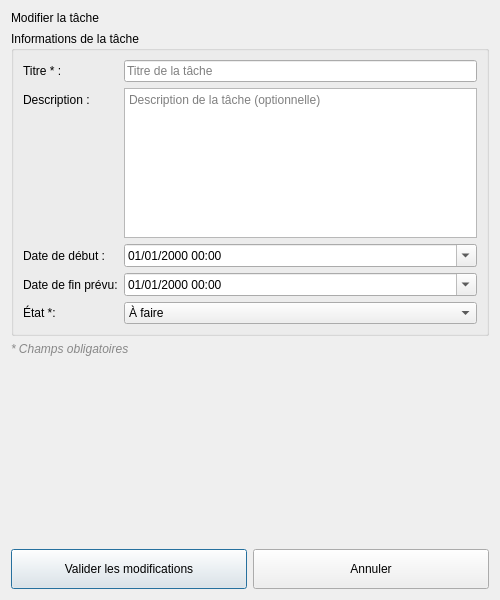
<?xml version="1.0" encoding="UTF-8"?>
<ui version="4.0">
 <class>DialogEditionTache</class>
 <widget class="QDialog" name="DialogEditionTache">
  <property name="geometry">
   <rect>
    <x>0</x>
    <y>0</y>
    <width>500</width>
    <height>600</height>
   </rect>
  </property>
  <property name="windowTitle">
   <string>Modifier la tâche</string>
  </property>
  <layout class="QVBoxLayout" name="verticalLayout">
   <item>
    <widget class="QLabel" name="titleLabel">
     <property name="text">
      <string>Modifier la tâche</string>
     </property>
    </widget>
   </item>
   <item>
    <widget class="QGroupBox" name="groupBoxFormulaire">
     <property name="title">
      <string>Informations de la tâche</string>
     </property>
     <layout class="QFormLayout" name="formLayout">
      <item row="0" column="0">
       <widget class="QLabel" name="label_titre">
        <property name="text">
         <string>Titre * :</string>
        </property>
       </widget>
      </item>
      <item row="0" column="1">
       <widget class="QLineEdit" name="input_titre">
        <property name="placeholderText">
         <string>Titre de la tâche</string>
        </property>
       </widget>
      </item>
      <item row="1" column="0">
       <widget class="QLabel" name="label_description">
        <property name="text">
         <string>Description :</string>
        </property>
       </widget>
      </item>
      <item row="1" column="1">
       <widget class="QPlainTextEdit" name="input_description">
        <property name="minimumSize">
         <size>
          <width>0</width>
          <height>100</height>
         </size>
        </property>
        <property name="maximumSize">
         <size>
          <width>16777215</width>
          <height>150</height>
         </size>
        </property>
        <property name="placeholderText">
         <string>Description de la tâche (optionnelle)</string>
        </property>
       </widget>
      </item>
      <item row="2" column="0">
       <widget class="QLabel" name="label_date_debut">
        <property name="text">
         <string>Date de début :</string>
        </property>
       </widget>
      </item>
      <item row="2" column="1">
       <widget class="QDateTimeEdit" name="input_date_debut">
        <property name="displayFormat">
         <string>dd/MM/yyyy HH:mm</string>
        </property>
        <property name="calendarPopup">
         <bool>true</bool>
        </property>
       </widget>
      </item>
      <item row="3" column="0">
       <widget class="QLabel" name="label_date_fin">
        <property name="text">
         <string>Date de fin prévu:</string>
        </property>
       </widget>
      </item>
      <item row="3" column="1">
       <widget class="QDateTimeEdit" name="input_date_fin">
        <property name="displayFormat">
         <string>dd/MM/yyyy HH:mm</string>
        </property>
        <property name="calendarPopup">
         <bool>true</bool>
        </property>
       </widget>
      </item>
      <item row="4" column="0">
       <widget class="QLabel" name="label_etat">
        <property name="text">
         <string>État *:</string>
        </property>
       </widget>
      </item>
      <item row="4" column="1">
       <widget class="QComboBox" name="input_etat">
        <item>
         <property name="text">
          <string>À faire</string>
         </property>
        </item>
        <item>
         <property name="text">
          <string>En cours</string>
         </property>
        </item>
        <item>
         <property name="text">
          <string>Réalisé</string>
         </property>
        </item>
        <item>
         <property name="text">
          <string>Abandonné</string>
         </property>
        </item>
        <item>
         <property name="text">
          <string>En attente</string>
         </property>
        </item>
       </widget>
      </item>
     </layout>
    </widget>
   </item>
   <item>
    <widget class="QLabel" name="label_info">
     <property name="styleSheet">
      <string notr="true">font-style: italic; color: #888;</string>
     </property>
     <property name="text">
      <string>* Champs obligatoires</string>
     </property>
    </widget>
   </item>
   <item>
    <spacer name="verticalSpacer">
     <property name="orientation">
      <enum>Qt::Orientation::Vertical</enum>
     </property>
     <property name="sizeHint" stdset="0">
      <size>
       <width>20</width>
       <height>40</height>
      </size>
     </property>
    </spacer>
   </item>
   <item>
    <layout class="QHBoxLayout" name="horizontalLayout">
     <item>
      <widget class="QPushButton" name="btnValider">
       <property name="minimumSize">
        <size>
         <width>0</width>
         <height>40</height>
        </size>
       </property>
       <property name="text">
        <string>Valider les modifications</string>
       </property>
      </widget>
     </item>
     <item>
      <widget class="QPushButton" name="btnAnnuler">
       <property name="minimumSize">
        <size>
         <width>0</width>
         <height>40</height>
        </size>
       </property>
       <property name="text">
        <string>Annuler</string>
       </property>
      </widget>
     </item>
    </layout>
   </item>
  </layout>
 </widget>
 <resources/>
 <connections/>
</ui>
